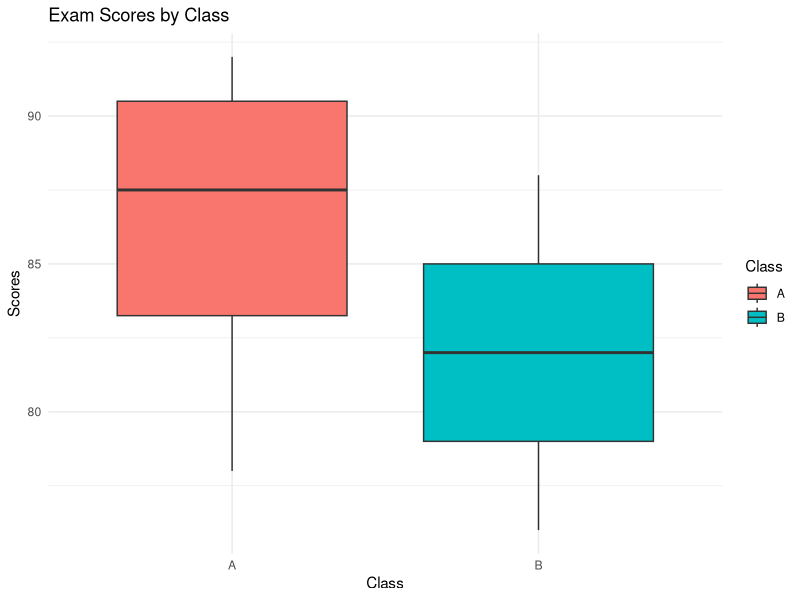

This chart was generated by the following R code:
library(ggplot2)

# Create a data frame
scores_data <- data.frame(
  Class = c("A", "A", "A", "A", "B", "B", "B", "B"),
  Scores = c(85, 90, 78, 92, 88, 76, 80, 84)
)

# Box plot
ggplot(scores_data, aes(x = Class, y = Scores, fill = Class)) +
  geom_boxplot() +
  labs(
    title = "Exam Scores by Class",
    x = "Class",
    y = "Scores"
  ) +
  theme_minimal()

